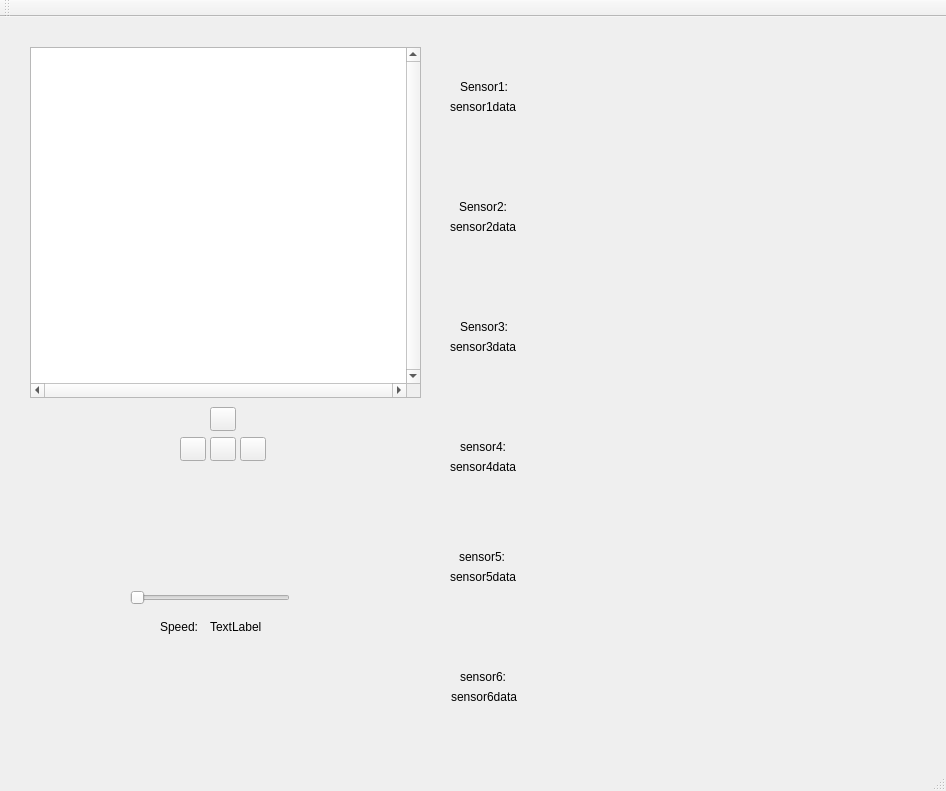
<?xml version="1.0" encoding="UTF-8"?>
<ui version="4.0">
 <class>Gui</class>
 <widget class="QMainWindow" name="Gui">
  <property name="geometry">
   <rect>
    <x>0</x>
    <y>0</y>
    <width>946</width>
    <height>791</height>
   </rect>
  </property>
  <property name="windowTitle">
   <string>ui</string>
  </property>
  <widget class="QWidget" name="centralWidget">
   <widget class="QGraphicsView" name="mapView">
    <property name="geometry">
     <rect>
      <x>30</x>
      <y>30</y>
      <width>391</width>
      <height>351</height>
     </rect>
    </property>
    <property name="verticalScrollBarPolicy">
     <enum>Qt::ScrollBarAlwaysOn</enum>
    </property>
    <property name="horizontalScrollBarPolicy">
     <enum>Qt::ScrollBarAlwaysOn</enum>
    </property>
   </widget>
   <widget class="QSlider" name="speedSlider">
    <property name="geometry">
     <rect>
      <x>130</x>
      <y>570</y>
      <width>160</width>
      <height>22</height>
     </rect>
    </property>
    <property name="maximum">
     <number>100</number>
    </property>
    <property name="orientation">
     <enum>Qt::Horizontal</enum>
    </property>
   </widget>
   <widget class="QToolButton" name="upButton">
    <property name="geometry">
     <rect>
      <x>210</x>
      <y>390</y>
      <width>26</width>
      <height>24</height>
     </rect>
    </property>
    <property name="text">
     <string/>
    </property>
   </widget>
   <widget class="QToolButton" name="downButton">
    <property name="geometry">
     <rect>
      <x>210</x>
      <y>420</y>
      <width>26</width>
      <height>24</height>
     </rect>
    </property>
    <property name="text">
     <string/>
    </property>
   </widget>
   <widget class="QToolButton" name="leftButton">
    <property name="geometry">
     <rect>
      <x>180</x>
      <y>420</y>
      <width>26</width>
      <height>24</height>
     </rect>
    </property>
    <property name="text">
     <string/>
    </property>
   </widget>
   <widget class="QToolButton" name="rightButton">
    <property name="geometry">
     <rect>
      <x>240</x>
      <y>420</y>
      <width>26</width>
      <height>24</height>
     </rect>
    </property>
    <property name="text">
     <string/>
    </property>
   </widget>
   <widget class="QLabel" name="sensor1">
    <property name="geometry">
     <rect>
      <x>460</x>
      <y>60</y>
      <width>62</width>
      <height>19</height>
     </rect>
    </property>
    <property name="text">
     <string>Sensor1:</string>
    </property>
   </widget>
   <widget class="QLabel" name="sensor1data">
    <property name="geometry">
     <rect>
      <x>450</x>
      <y>80</y>
      <width>81</width>
      <height>20</height>
     </rect>
    </property>
    <property name="text">
     <string>sensor1data</string>
    </property>
   </widget>
   <widget class="QLabel" name="sensor2">
    <property name="geometry">
     <rect>
      <x>459</x>
      <y>180</y>
      <width>62</width>
      <height>19</height>
     </rect>
    </property>
    <property name="text">
     <string>Sensor2:</string>
    </property>
   </widget>
   <widget class="QLabel" name="sensor2data">
    <property name="geometry">
     <rect>
      <x>450</x>
      <y>200</y>
      <width>81</width>
      <height>20</height>
     </rect>
    </property>
    <property name="text">
     <string>sensor2data</string>
    </property>
   </widget>
   <widget class="QLabel" name="sensor3">
    <property name="geometry">
     <rect>
      <x>460</x>
      <y>300</y>
      <width>62</width>
      <height>19</height>
     </rect>
    </property>
    <property name="text">
     <string>Sensor3:</string>
    </property>
   </widget>
   <widget class="QLabel" name="sensor3data">
    <property name="geometry">
     <rect>
      <x>450</x>
      <y>320</y>
      <width>81</width>
      <height>19</height>
     </rect>
    </property>
    <property name="text">
     <string>sensor3data</string>
    </property>
   </widget>
   <widget class="QLabel" name="sensor4">
    <property name="geometry">
     <rect>
      <x>460</x>
      <y>420</y>
      <width>62</width>
      <height>19</height>
     </rect>
    </property>
    <property name="text">
     <string>sensor4:</string>
    </property>
   </widget>
   <widget class="QLabel" name="sensor4data">
    <property name="geometry">
     <rect>
      <x>450</x>
      <y>440</y>
      <width>81</width>
      <height>20</height>
     </rect>
    </property>
    <property name="text">
     <string>sensor4data</string>
    </property>
   </widget>
   <widget class="QLabel" name="sensor5">
    <property name="geometry">
     <rect>
      <x>459</x>
      <y>530</y>
      <width>62</width>
      <height>19</height>
     </rect>
    </property>
    <property name="text">
     <string>sensor5:</string>
    </property>
   </widget>
   <widget class="QLabel" name="sensor5data">
    <property name="geometry">
     <rect>
      <x>450</x>
      <y>550</y>
      <width>81</width>
      <height>20</height>
     </rect>
    </property>
    <property name="text">
     <string>sensor5data</string>
    </property>
   </widget>
   <widget class="QLabel" name="sensor6data">
    <property name="geometry">
     <rect>
      <x>451</x>
      <y>670</y>
      <width>81</width>
      <height>20</height>
     </rect>
    </property>
    <property name="text">
     <string>sensor6data</string>
    </property>
   </widget>
   <widget class="QLabel" name="sensor6">
    <property name="geometry">
     <rect>
      <x>460</x>
      <y>650</y>
      <width>62</width>
      <height>19</height>
     </rect>
    </property>
    <property name="text">
     <string>sensor6:</string>
    </property>
   </widget>
   <widget class="QLabel" name="speedLabel">
    <property name="geometry">
     <rect>
      <x>160</x>
      <y>600</y>
      <width>62</width>
      <height>19</height>
     </rect>
    </property>
    <property name="text">
     <string>Speed:</string>
    </property>
   </widget>
   <widget class="QLabel" name="speedPercent">
    <property name="geometry">
     <rect>
      <x>210</x>
      <y>600</y>
      <width>62</width>
      <height>19</height>
     </rect>
    </property>
    <property name="text">
     <string>TextLabel</string>
    </property>
   </widget>
   <widget class="QCustomPlot" name="sensorPlot1" native="true">
    <property name="geometry">
     <rect>
      <x>550</x>
      <y>30</y>
      <width>261</width>
      <height>101</height>
     </rect>
    </property>
    <property name="minimumSize">
     <size>
      <width>120</width>
      <height>0</height>
     </size>
    </property>
   </widget>
   <widget class="QCustomPlot" name="sensorPlot2" native="true">
    <property name="geometry">
     <rect>
      <x>550</x>
      <y>150</y>
      <width>261</width>
      <height>101</height>
     </rect>
    </property>
    <property name="minimumSize">
     <size>
      <width>120</width>
      <height>0</height>
     </size>
    </property>
   </widget>
   <widget class="QCustomPlot" name="sensorPlot3" native="true">
    <property name="geometry">
     <rect>
      <x>550</x>
      <y>270</y>
      <width>261</width>
      <height>101</height>
     </rect>
    </property>
    <property name="minimumSize">
     <size>
      <width>120</width>
      <height>0</height>
     </size>
    </property>
   </widget>
   <widget class="QCustomPlot" name="sensorPlot4" native="true">
    <property name="geometry">
     <rect>
      <x>550</x>
      <y>390</y>
      <width>261</width>
      <height>101</height>
     </rect>
    </property>
    <property name="minimumSize">
     <size>
      <width>120</width>
      <height>0</height>
     </size>
    </property>
   </widget>
   <widget class="QCustomPlot" name="sensorPlot5" native="true">
    <property name="geometry">
     <rect>
      <x>550</x>
      <y>510</y>
      <width>261</width>
      <height>101</height>
     </rect>
    </property>
    <property name="minimumSize">
     <size>
      <width>120</width>
      <height>0</height>
     </size>
    </property>
   </widget>
   <widget class="QCustomPlot" name="sensorPlot6" native="true">
    <property name="geometry">
     <rect>
      <x>550</x>
      <y>630</y>
      <width>261</width>
      <height>101</height>
     </rect>
    </property>
    <property name="minimumSize">
     <size>
      <width>120</width>
      <height>0</height>
     </size>
    </property>
   </widget>
  </widget>
  <widget class="QMenuBar" name="menuBar">
   <property name="geometry">
    <rect>
     <x>0</x>
     <y>0</y>
     <width>946</width>
     <height>22</height>
    </rect>
   </property>
  </widget>
  <widget class="QToolBar" name="mainToolBar">
   <attribute name="toolBarArea">
    <enum>TopToolBarArea</enum>
   </attribute>
   <attribute name="toolBarBreak">
    <bool>false</bool>
   </attribute>
  </widget>
  <widget class="QStatusBar" name="statusBar"/>
 </widget>
 <layoutdefault spacing="6" margin="11"/>
 <customwidgets>
  <customwidget>
   <class>QCustomPlot</class>
   <extends>QWidget</extends>
   <header>qcustomplot.h</header>
   <container>1</container>
  </customwidget>
 </customwidgets>
 <resources/>
 <connections/>
</ui>
